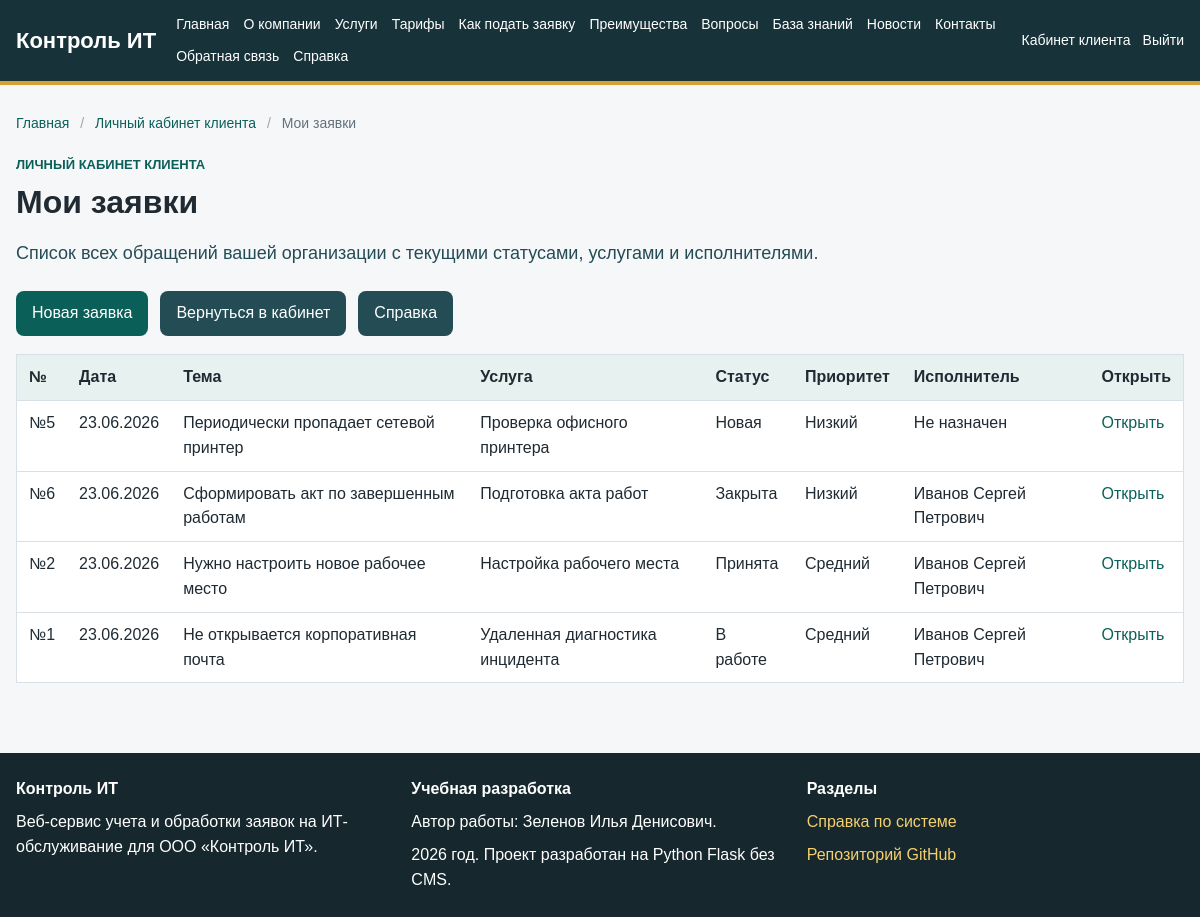
/client/tickets (signed in), run on the app's committed database.
### app/models.py (models this page shows, shortened)
class Ticket(db.Model):
    __tablename__ = "tickets"
    id = db.Column(db.Integer, primary_key=True)
    title = db.Column(db.String(180), nullable=False)
    description = db.Column(db.Text, nullable=False)
    created_at = db.Column(db.DateTime, default=datetime.utcnow)
    updated_at = db.Column(db.DateTime, default=datetime.utcnow, onupdate=datetime.utcnow)
    deadline_at = db.Column(db.DateTime)
    closed_at = db.Column(db.DateTime)
    client_id = db.Column(db.Integer, db.ForeignKey("clients.id"), nullable=False)
    specialist_id = db.Column(db.Integer, db.ForeignKey("employees.id"))
    service_id = db.Column(db.Integer, db.ForeignKey("services.id"), nullable=False)
    status_id = db.Column(db.Integer, db.ForeignKey("ticket_statuses.id"), nullable=False)
    priority_id = db.Column(db.Integer, db.ForeignKey("ticket_priorities.id"), nullable=False)
    client = db.relationship("Client", back_populates="tickets")
    specialist = db.relationship("Employee", back_populates="assigned_tickets")
    service = db.relationship("Service", back_populates="tickets")
    status = db.relationship("TicketStatus", back_populates="tickets")
    priority = db.relationship("TicketPriority", back_populates="tickets")
    comments = db.relationship("TicketComment", back_populates="ticket", cascade="all, delete-orphan")
    attachments = db.relationship("Attachment", back_populates="ticket", cascade="all, delete-orphan")
    documents = db.relationship("Document", back_populates="ticket", cascade="all, delete-orphan")

class Service(db.Model):
    __tablename__ = "services"
    id = db.Column(db.Integer, primary_key=True)
    name = db.Column(db.String(150), nullable=False)
    description = db.Column(db.Text)
    price = db.Column(db.Float, default=0)
    is_active = db.Column(db.Boolean, default=True)
    category_id = db.Column(db.Integer, db.ForeignKey("service_categories.id"), nullable=False)
    category = db.relationship("ServiceCategory", back_populates="services")
    tickets = db.relationship("Ticket", back_populates="service")

class TicketStatus(db.Model):
    __tablename__ = "ticket_statuses"
    id = db.Column(db.Integer, primary_key=True)
    name = db.Column(db.String(80), unique=True, nullable=False)
    sort_order = db.Column(db.Integer, default=0)
    tickets = db.relationship("Ticket", back_populates="status")

class TicketPriority(db.Model):
    __tablename__ = "ticket_priorities"
    id = db.Column(db.Integer, primary_key=True)
    name = db.Column(db.String(80), unique=True, nullable=False)
    response_hours = db.Column(db.Integer, default=24)
    tickets = db.relationship("Ticket", back_populates="priority")

class User(UserMixin, db.Model):
    __tablename__ = "users"
    id = db.Column(db.Integer, primary_key=True)
    username = db.Column(db.String(80), unique=True, nullable=False)
    password_hash = db.Column(db.String(255), nullable=False)
    email = db.Column(db.String(120), unique=True, nullable=False)
    full_name = db.Column(db.String(150), nullable=False)
    phone = db.Column(db.String(30))
    is_active_account = db.Column(db.Boolean, default=True)
    created_at = db.Column(db.DateTime, default=datetime.utcnow)
    role_id = db.Column(db.Integer, db.ForeignKey("roles.id"), nullable=False)
    role = db.relationship("Role", back_populates="users")
    client = db.relationship("Client", back_populates="user", uselist=False)
    employee = db.relationship("Employee", back_populates="user", uselist=False)
    comments = db.relationship("TicketComment", back_populates="author")
    @property
    def is_active(self):
        return self.is_active_account
    def has_role(self, *role_names):
        return self.role and self.role.name in role_names

### app/routes/client.py (the view)
@client_bp.route("/tickets")
@login_required
@role_required("Клиент")
def tickets():
    tickets_list = Ticket.query.filter_by(client=current_user.client).order_by(Ticket.created_at.desc()).all()
    return render_template(
        "client/tickets.html",
        title="Мои заявки",
        tickets=tickets_list,
        breadcrumbs=client_breadcrumbs({"label": "Мои заявки", "url": None}),
    )

### app/models.py (called while the page is built)
@login_manager.user_loader
def load_user(user_id):
    return User.query.get(int(user_id))

### app/routes/client.py (called while the page is built)
def client_breadcrumbs(*items):
    trail = [{"label": "Главная", "url": url_for("public.home")}]
    if items:
        trail.append({"label": "Личный кабинет клиента", "url": url_for("client.dashboard")})
        trail.extend(items)
    else:
        trail.append({"label": "Личный кабинет клиента", "url": None})
    return trail

### app/templates/client/tickets.html (shortened to what this page needs)
{% extends "base.html" %}
{% block content %}
<section class="page-header">
    <p class="eyebrow">Личный кабинет клиента</p>
    <h1>Мои заявки</h1>
    <p class="lead">
        Список всех обращений вашей организации с текущими статусами, услугами и исполнителями.
    </p>
</section>
<div class="actions">
    <a class="button" href="{{ url_for('client.create_ticket') }}">Новая заявка</a>
    <a class="button secondary" href="{{ url_for('client.dashboard') }}">Вернуться в кабинет</a>
    <a class="button secondary" href="{{ url_for('client.help_page') }}">Справка</a>
</div>
{% include "client/_tickets_table.html" %}
{% endblock %}

### app/templates/client/_tickets_table.html
<table>
    <thead>
    <tr>
        <th>№</th>
        <th>Дата</th>
        <th>Тема</th>
        <th>Услуга</th>
        <th>Статус</th>
        <th>Приоритет</th>
        <th>Исполнитель</th>
        <th>Открыть</th>
    </tr>
    </thead>
    <tbody>
    {% for ticket in tickets %}
        <tr>
            <td>№{{ ticket.id }}</td>
            <td>{{ ticket.created_at.strftime('%d.%m.%Y') }}</td>
            <td>{{ ticket.title }}</td>
            <td>{{ ticket.service.name }}</td>
            <td>{{ ticket.status.name }}</td>
            <td>{{ ticket.priority.name }}</td>
            <td>{{ ticket.specialist.user.full_name if ticket.specialist else 'Не назначен' }}</td>
            <td><a href="{{ url_for('client.ticket_detail', ticket_id=ticket.id) }}">Открыть</a></td>
        </tr>
    {% else %}
        <tr>
            <td colspan="8">Заявки отсутствуют. Создайте первое обращение через форму.</td>
        </tr>
    {% endfor %}
    </tbody>
</table>

### app/static/css/style.css (style rules this page uses)
:root { --page: #f6f7f9; --surface: #ffffff; --surface-soft: #eef6f4; --ink: #1f2a32; --muted: #63717d; --line: #d9e0e5; --header: #18323a; --header-2: #244c55; --accent: #0f766e; --accent-strong: #0b5f59; --warning: #b7791f; --danger: #b42318; --success: #1f7a4d; --white: #ffffff; }
* { box-sizing: border-box; }
body { margin: 0; font-family: Arial, Helvetica, sans-serif; color: var(--ink); background: var(--page); line-height: 1.55; }
a { color: var(--accent-strong); text-decoration: none; }
.page-header { margin-bottom: 24px; }
.page-header h1 { margin-bottom: 10px; }
h1 { margin-top: 0; font-size: 32px; line-height: 1.2; }
.lead { font-size: 18px; color: var(--header-2); }
.eyebrow { margin: 0 0 8px; color: var(--accent-strong); font-size: 13px; font-weight: 700; text-transform: uppercase; }
.actions { display: flex; gap: 12px; margin: 18px 0; flex-wrap: wrap; }
.button, button { display: inline-block; background: var(--accent-strong); color: var(--white); border: none; border-radius: 8px; padding: 10px 16px; cursor: pointer; font: inherit; text-align: center; }
.button.secondary { background: var(--header-2); }
table { width: 100%; border-collapse: collapse; background: var(--white); border: 1px solid var(--line); margin: 18px 0; }
th, td { padding: 10px 12px; border-bottom: 1px solid var(--line); text-align: left; vertical-align: top; }
th { background: #e7f1ef; }

### data on the page
Ticket: id "5", created_at "23.06.2026", title "Периодически пропадает сетевой принтер", service.name "Проверка офисного принтера", status.name "Новая", priority.name "Низкий", specialist.user "Не назначен"
Ticket: id "6", created_at "23.06.2026", title "Сформировать акт по завершенным работам", service.name "Подготовка акта работ", status.name "Закрыта", priority.name "Низкий", specialist.user "Иванов Сергей Петрович"
Ticket: id "2", created_at "23.06.2026", title "Нужно настроить новое рабочее место", service.name "Настройка рабочего места", status.name "Принята", priority.name "Средний", specialist.user "Иванов Сергей Петрович"
Ticket: id "1", created_at "23.06.2026", title "Не открывается корпоративная почта", service.name "Удаленная диагностика инцидента", status.name "В работе", priority.name "Средний", specialist.user "Иванов Сергей Петрович"

### other printed values
{{ crumb.label }} "Главная" "Личный кабинет клиента"
{{ crumb.label }} "Мои заявки"
